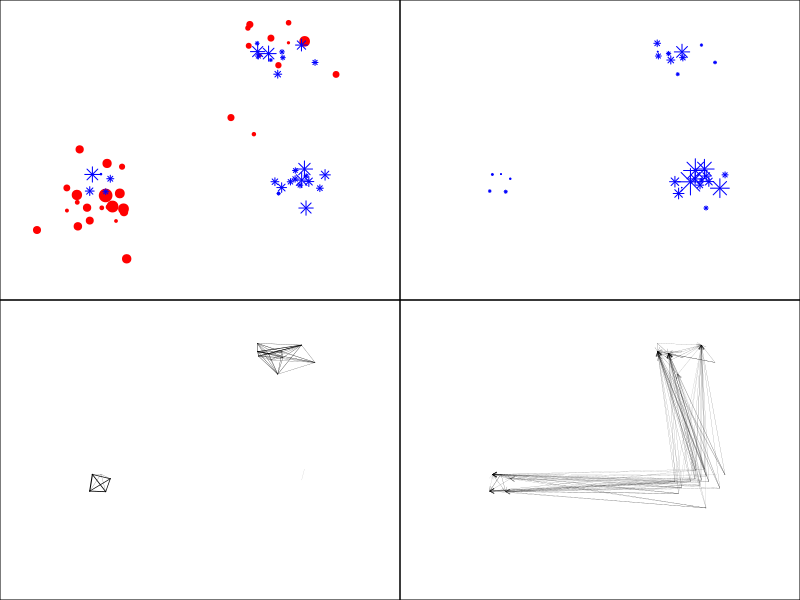

R code for this plot:
nf = 20
nl = 20 

# create 32 feeding sites
# these are vectors with 32 elements, drawn from 3 different normal distributions
# "r" in front of a distribution name refers to random sampling from that distribution
# that is to say, rnorm(20,2,1) is drawing 20 times from N(2,1)
xf = c(rnorm(20, 2, 1), rnorm(10, 8, 1), rnorm(2, 7,.5)) 
yf = c(rnorm(20, 3, 1), rnorm(10, 10, 1), rnorm(2,7,.5)) 
# 30 elements, drawn from a gamma distribution
# Gamma distribution, characterized by shape and scale(=1/rate)
# maxEnt dist in the case where the mean is fixed >0, and the mean of the log is fixed
# in this case, wf sets the distribution of diameters
wf = rgamma(length(xf), 5, 5)
#wf[10]=10
#wf[25]=10

# setting graphical parameters, creating a 2x2 grid
par(mfrow = c(2,2), mar = c(0,0,0,0))
# plot feeding sites as red
plot(xf, yf, pch = 19, col = "red", ylim = c(-1,12), xlim = c(-1,12), xlab = "", xaxt = "n", ylab = "", yaxt = "n", cex = wf)

# creating 29 egg leaying sites
xl = c(rnorm(5, 2, .5), rnorm(14, 9, .5), rnorm(10, 8, .5)) 
yl = c(rnorm(5, 4, .5), rnorm(14, 4, .5), rnorm(10, 10, .5))
#xl = c(rnorm(1, 2, .5), rnorm(27, 9, .5), rnorm(1,  8, .5)) 
#xl = c( rnorm(29, 9, .5)) 
#yl = c(rnorm(29, 4, .5))

# K and wl are two different weighting parameters that define the diameters of the egg laying
# sites in the two upper plots - 
K = rgamma(length(xl), 1, 1)
wl = rgamma(length(xl), 5, 5)

# adds points to the previous plot
points(xl, yl, pch = 8, col = "blue", cex= wl)

# creates a second plot
plot(xl, yl, pch = 8, col = "blue", ylim = c(-1,12), xlim = c(-1,12), xlab = "", xaxt = "n", ylab = "", yaxt = "n", cex = K)

# kernel of connectivity
kerW = function(x, y, X, Y, w, p=1){
  # measures distance between two points (x,y) and (X,Y)
  d = sqrt( (x - X)^2 + (y - Y)^2) 
  # exponential decaying strength of the decay
  exp(-d*p)*w
}

# kernel of connectivity - 
# for a single point (x,y), return all connectivities between that point and the list of points (XX,YY)
kerW.i = function(i, x, y, XX, YY, w, p=1){
  kerW(x[i], y[i], XX, YY, w, p)
}

# these are the two non-symmetric block-diagonal parts of that connectivity matrix Dave talks about
# calculate the strength of interactions between l-sites and f-sites
LF = sapply(X=c(1:length(xl)), FUN=kerW.i, x=xl, y=yl, XX=xf, YY=yf, w=wf, simplify = "array")
FL = sapply(X=c(1:length(xf)), FUN=kerW.i, x=xf, y=yf, XX=xl, YY=yl, w=wl, simplify = "array")

LF = t(LF)
FL = t(FL)

# taking the dot product between the two block-diagonal elements
# yields interactions between l-sites and l-sites
Q = LF%*%FL

# row-normalizes Q
# for each l-site, what is the probability of hopping to another l-site
Q = Q / rowSums(Q)
# non-symmetric piece
N = matrix(pmax(0, Q - t(Q)), length(xl), length(xl)) 
# symmetric piece
C = Q-N

# Q.Q
Q2 = (Q %*% Q)
Q2 = Q2 / rowSums(Q2)

N2= matrix(pmax(0, Q2 - t(Q2)), length(xl), length(xl)) 
C2 = Q2-N2

# type n means "no plotting" - this plot will only have line segments showing weight between different sites
plot(xf, yf, type = "n", pch = 16, col = "blue", ylim = c(-1,12), xlim = c(-1,12), xlab = "", xaxt = "n", ylab = "", yaxt = "n")

# plot line segments
# line segment thickness/weighting is given by symmetric weights in Q.Q
for(i in 1:length(xl))
  for(j in i:length(xl))
    segments(xl[i], yl[i], xl[j], yl[j], lwd = C2[i,j]*4)

plot(xl, yl, type = "n", pch = 16, col = "blue", ylim = c(-1,12), xlim = c(-1,12), xlab = "", xaxt = "n", ylab = "", yaxt = "n")

# plot arrows
# arrow thickness is given by asymmetric weights in Q.Q
for(i in 1:length(xl))
  for(j in 1:length(xl))
    arrows(xl[i], yl[i], xl[j], yl[j], lwd = N2[i,j], length = .05)


# Visualizing C and N:
# heatmap(C, Rowv = NA, Colv = NA, scale = "none")
# heatmap(N, Rowv = NA, Colv = NA, scale = "none")